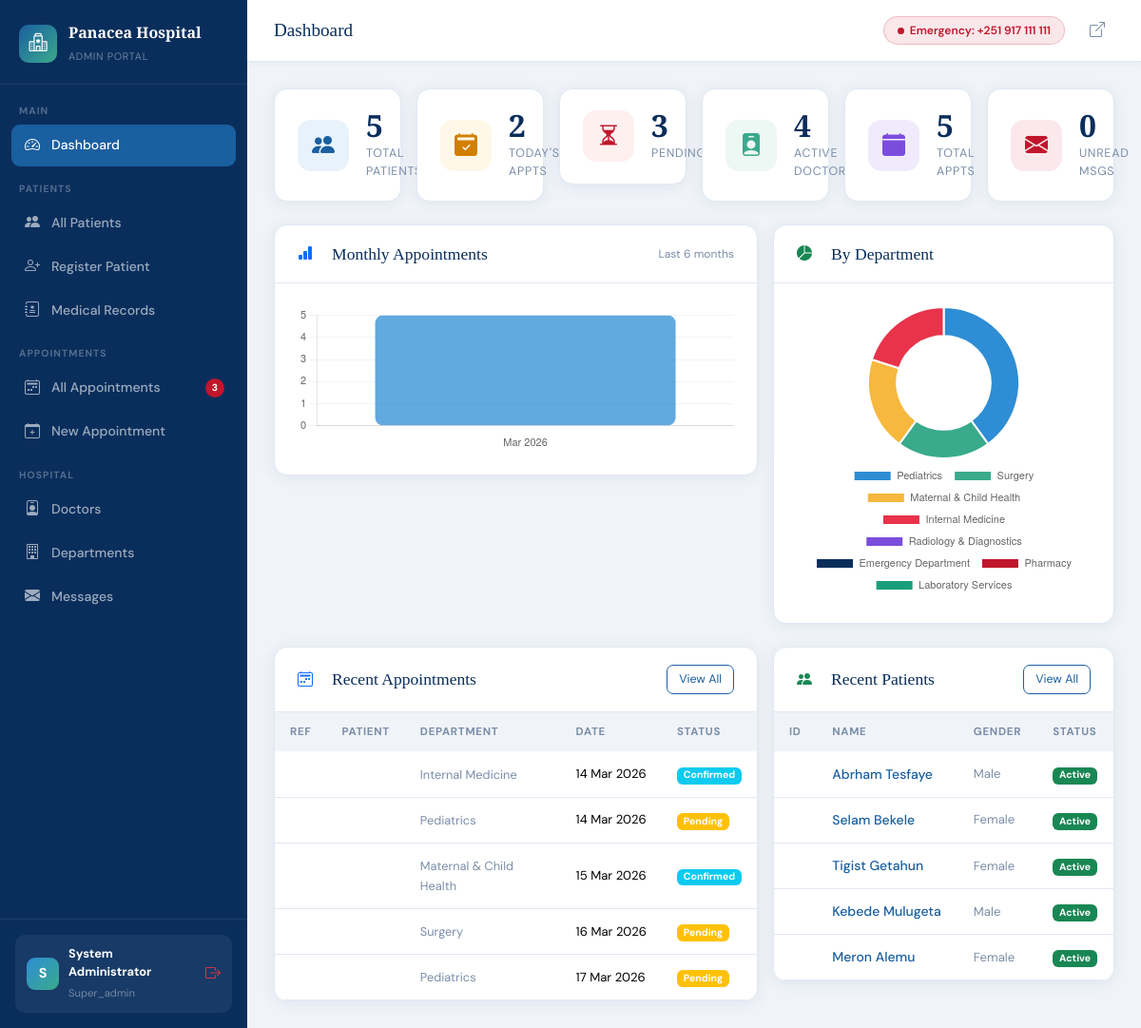
/admin/index.php (signed in), run on the app's committed database.
### tables this page shows
CREATE TABLE appointments (
  id INT UNSIGNED AUTO_INCREMENT PRIMARY KEY,
  patient_id INT UNSIGNED,
  doctor_id INT UNSIGNED,
  department_id INT UNSIGNED NOT NULL,
  appt_date DATE NOT NULL,
  appt_time TIME NOT NULL DEFAULT '08:00:00',
  reason TEXT,
  status ENUM('Pending','Confirmed','Completed','Cancelled','No-Show') DEFAULT 'Pending',
  notes TEXT,
  guest_name VARCHAR(150),
  guest_phone VARCHAR(30),
  guest_email VARCHAR(120),
  source ENUM('Website','Walk-In','Phone','Referral') DEFAULT 'Website',
  created_at TIMESTAMP DEFAULT CURRENT_TIMESTAMP,
  updated_at TIMESTAMP DEFAULT CURRENT_TIMESTAMP ON UPDATE CURRENT_TIMESTAMP,
  FOREIGN KEY (patient_id) REFERENCES patients(id) ON DELETE SET NULL,
  FOREIGN KEY (doctor_id) REFERENCES doctors(id) ON DELETE SET NULL,
  FOREIGN KEY (department_id) REFERENCES departments(id) ON DELETE CASCADE
);

CREATE TABLE departments (
  id INT UNSIGNED AUTO_INCREMENT PRIMARY KEY,
  name VARCHAR(120) NOT NULL,
  description TEXT,
  icon VARCHAR(60),
  created_at TIMESTAMP DEFAULT CURRENT_TIMESTAMP
);

CREATE TABLE patients (
  id INT UNSIGNED AUTO_INCREMENT PRIMARY KEY,
  patient_no VARCHAR(20) UNIQUE NOT NULL,
  full_name VARCHAR(150) NOT NULL,
  date_of_birth DATE,
  gender ENUM('Male','Female','Other') NOT NULL DEFAULT 'Male',
  phone VARCHAR(30) NOT NULL,
  email VARCHAR(120),
  address TEXT,
  blood_type ENUM('A+','A-','B+','B-','AB+','AB-','O+','O-','Unknown') DEFAULT 'Unknown',
  emergency_name VARCHAR(150),
  emergency_phone VARCHAR(30),
  allergies TEXT,
  notes TEXT,
  status ENUM('Active','Inactive','Deceased') DEFAULT 'Active',
  registered_at TIMESTAMP DEFAULT CURRENT_TIMESTAMP,
  updated_at TIMESTAMP DEFAULT CURRENT_TIMESTAMP ON UPDATE CURRENT_TIMESTAMP
);

### admin/index.php (the view, shortened to what this page needs)
<?php
$pageTitle = 'Dashboard';
require_once __DIR__ . '/../includes/layout_header.php';
$pdo = db();
$recentAppts = $pdo->query("
    SELECT a.*, d.name AS dept_name, doc.full_name AS doc_name
    FROM appointments a
    LEFT JOIN departments d   ON a.department_id = d.id
    LEFT JOIN doctors doc     ON a.doctor_id     = doc.id
    ORDER BY a.created_at DESC LIMIT 6
")->fetchAll();
$recentPatients = $pdo->query("
    SELECT * FROM patients ORDER BY registered_at DESC LIMIT 5
")->fetchAll();
$deptData = $pdo->query("
    SELECT d.name, COUNT(a.id) AS total
    FROM departments d
    LEFT JOIN appointments a ON a.department_id = d.id
    GROUP BY d.id ORDER BY total DESC
")->fetchAll();
$monthlyData = $pdo->query("
    SELECT DATE_FORMAT(appt_date,'%b %Y') AS month,
           COUNT(*) AS total
    FROM appointments
    WHERE appt_date >= DATE_SUB(CURDATE(), INTERVAL 6 MONTH)
    GROUP BY YEAR(appt_date), MONTH(appt_date)
    ORDER BY appt_date ASC
")->fetchAll();
?>
<div class="row g-3 mb-4">
  <div class="col-6 col-md-4 col-xl-2">
    <div class="stat-card">
      <div class="stat-ico" style="background:#e8f2fb;color:#1a5fa0"><i class="bi bi-people-fill"></i></div>
      <div>
        <div class="stat-val"><?= number_format($stats['patients']) ?></div>
        <div class="stat-lbl">Total Patients</div>
      </div>
    </div>
  </div>
  <div class="col-6 col-md-4 col-xl-2">
    <div class="stat-card">
      <div class="stat-ico" style="background:#fff8e8;color:#d08000"><i class="bi bi-calendar2-check-fill"></i></div>
      <div>
        <div class="stat-val"><?= $stats['today_appts'] ?></div>
        <div class="stat-lbl">Today's Appts</div>
      </div>
    </div>
  </div>
  <div class="col-6 col-md-4 col-xl-2">
    <div class="stat-card">
      <div class="stat-ico" style="background:#fff0f0;color:#c0162c"><i class="bi bi-hourglass-split"></i></div>
      <div>
        <div class="stat-val"><?= $stats['pending_appts'] ?></div>
        <div class="stat-lbl">Pending</div>
      </div>
    </div>
  </div>
  <div class="col-6 col-md-4 col-xl-2">
    <div class="stat-card">
      <div class="stat-ico" style="background:#edf7f3;color:#3aaa8c"><i class="bi bi-person-badge-fill"></i></div>
      <div>
        <div class="stat-val"><?= $stats['doctors'] ?></div>
        <div class="stat-lbl">Active Doctors</div>
      </div>
    </div>
  </div>
  <div class="col-6 col-md-4 col-xl-2">
    <div class="stat-card">
      <div class="stat-ico" style="background:#f0ebfc;color:#7c4ddc"><i class="bi bi-calendar-fill"></i></div>
      <div>
        <div class="stat-val"><?= number_format($stats['total_appts']) ?></div>
        <div class="stat-lbl">Total Appts</div>
      </div>
    </div>
  </div>
  <div class="col-6 col-md-4 col-xl-2">
    <div class="stat-card">
      <div class="stat-ico" style="background:#fbe8ec;color:#c0162c"><i class="bi bi-envelope-fill"></i></div>
      <div>
        <div class="stat-val"><?= $stats['unread_msgs'] ?></div>
        <div class="stat-lbl">Unread Msgs</div>
      </div>
    </div>
  </div>
</div>
<div class="row g-3 mb-4">
  <div class="col-lg-7">
    <div class="data-card">
      <div class="data-card-head">
        <i class="bi bi-bar-chart-fill text-primary me-2"></i>
        <h5>Monthly Appointments</h5>
        <span style="font-size:.75rem;color:var(--muted)">Last 6 months</span>
      </div>
      <div class="p-4">
        <canvas id="monthlyChart" height="100"></canvas>
      </div>
    </div>
  </div>
  <div class="col-lg-5">
    <div class="data-card">
      <div class="data-card-head">
        <i class="bi bi-pie-chart-fill text-success me-2"></i>
        <h5>By Department</h5>
      </div>
      <div class="p-4">
        <canvas id="deptChart" height="170"></canvas>
      </div>
    </div>
  </div>
</div>
<div class="row g-3">
  <div class="col-lg-7">
    <div class="data-card">
      <div class="data-card-head">
        <i class="bi bi-calendar2-week text-primary me-2"></i>
        <h5>Recent Appointments</h5>
        <a href="<?= ADMIN_URL ?>/appointments.php" class="btn btn-sm btn-outline-primary ms-auto">View All</a>
      </div>
      <div class="table-responsive">
        <table class="table table-hover">
          <thead>
            <tr>
              <th>Ref</th><th>Patient</th><th>Department</th><th>Date</th><th>Status</th>
            </tr>
          </thead>
          <tbody>
            <?php foreach ($recentAppts as $a): ?>
            <tr>
              <td><code style="font-size:.75rem"><?= clean($a['ref_number']) ?></code></td>
              <td><?= clean($a['patient_name']) ?></td>
              <td><span style="font-size:.8rem;color:var(--muted)"><?= clean($a['dept_name']) ?></span></td>
              <td style="white-space:nowrap;font-size:.82rem"><?= date('d M Y', strtotime($a['appt_date'])) ?></td>
              <td><?= statusBadge($a['status']) ?></td>
            </tr>
            <?php endforeach; ?>
          </tbody>
        </table>
      </div>
    </div>
  </div>
  <div class="col-lg-5">
    <div class="data-card">
      <div class="data-card-head">
        <i class="bi bi-people-fill text-success me-2"></i>
        <h5>Recent Patients</h5>
        <a href="<?= ADMIN_URL ?>/patients.php" class="btn btn-sm btn-outline-primary ms-auto">View All</a>
      </div>
      <div class="table-responsive">
        <table class="table table-hover">
          <thead>
            <tr><th>ID</th><th>Name</th><th>Gender</th><th>Status</th></tr>
          </thead>
          <tbody>
            <?php foreach ($recentPatients as $p): ?>
            <tr>
              <td><code style="font-size:.72rem"><?= clean($p['patient_id']) ?></code></td>
              <td>
                <a href="<?= ADMIN_URL ?>/patients.php?action=view&id=<?= $p['id'] ?>"
                   style="color:var(--blue-mid);text-decoration:none;font-weight:500">
                  <?= clean($p['full_name']) ?>
                </a>
              </td>
              <td style="font-size:.82rem;color:var(--muted)"><?= clean($p['gender']) ?></td>
              <td><?= statusBadge($p['status']) ?></td>
            </tr>
            <?php endforeach; ?>
          </tbody>
        </table>
      </div>
    </div>
  </div>
</div>
<script>
const monthlyLabels = <?= json_encode(array_column($monthlyData, 'month')) ?>;
const monthlyVals   = <?= json_encode(array_map('intval', array_column($monthlyData, 'total'))) ?>;
const deptLabels    = <?= json_encode(array_column($deptData, 'name')) ?>;
const deptVals      = <?= json_encode(array_map('intval', array_column($deptData, 'total'))) ?>;
new Chart(document.getElementById('monthlyChart'), {
  type: 'bar',
  data: {
    labels: monthlyLabels,
    datasets: [{
      label: 'Appointments',
      data: monthlyVals,
      backgroundColor: 'rgba(46,141,212,.75)',
      borderRadius: 8, borderSkipped: false,
    }]
  },
  options: {
    plugins: { legend: { display: false } },
    scales: {
      y: { grid: { color: '#f0f4f9' }, ticks: { font: { size: 11 } } },
      x: { grid: { display: false }, ticks: { font: { size: 11 } } }
    }
  }
});
const palette = ['#2e8dd4','#3aaa8c','#f6b83d','#e8334a','#7c4ddc','#0a2e5c','#c0162c','#1a9e7a'];
new Chart(document.getElementById('deptChart'), {
  type: 'doughnut',
  data: {
    labels: deptLabels,
    datasets: [{ data: deptVals, backgroundColor: palette, borderWidth: 2, borderColor: '#fff' }]
  },
  options: {
    plugins: {
      legend: { position: 'bottom', labels: { font: { size: 11 }, padding: 12 } }
    },
    cutout: '62%'
  }
});
</script>
<?php require_once __DIR__ . '/../includes/layout_footer.php'; ?>

### includes/layout_header.php (shortened to what this page needs)
<?php
require_once __DIR__ . '/../includes/helpers.php';
$admin  = currentAdmin();
$stats  = dashStats();
?>
<!DOCTYPE html>
<html lang="en">
<head>
  <link href="https://cdn.jsdelivr.net/npm/bootstrap@5.3.2/dist/css/bootstrap.min.css" rel="stylesheet"/>
  <link href="https://cdn.jsdelivr.net/npm/bootstrap-icons@1.11.3/font/bootstrap-icons.min.css" rel="stylesheet"/>
</head>
<body>
<aside class="sidebar" id="sidebar">
  <div class="sidebar-brand">
    <div class="brand-ico"><i class="bi bi-hospital"></i></div>
    <div class="brand-txt">
      <strong>Panacea Hospital</strong>
      <span>Admin Portal</span>
    </div>
  </div>
  <div class="nav-section">
    <div class="nav-label mt-0">Main</div>
    <div class="nav-item">
      <a href="<?= ADMIN_URL ?>/index.php" class="nav-link <?= ($pageTitle === 'Dashboard') ? 'active' : '' ?>">
        <i class="bi bi-speedometer2"></i> Dashboard
      </a>
    </div>
    <div class="nav-label mt-3">Patients</div>
    <div class="nav-item">
      <a href="<?= ADMIN_URL ?>/patients.php" class="nav-link <?= str_contains($pageTitle ?? '', 'Patient') ? 'active' : '' ?>">
        <i class="bi bi-people-fill"></i> All Patients
      </a>
    </div>
    <div class="nav-item">
      <a href="<?= ADMIN_URL ?>/patients.php?action=add" class="nav-link">
        <i class="bi bi-person-plus"></i> Register Patient
      </a>
    </div>
    <div class="nav-item">
      <a href="<?= ADMIN_URL ?>/records.php" class="nav-link <?= str_contains($pageTitle ?? '', 'Record') ? 'active' : '' ?>">
        <i class="bi bi-journal-medical"></i> Medical Records
      </a>
    </div>
    <div class="nav-label mt-3">Appointments</div>
    <div class="nav-item">
      <a href="<?= ADMIN_URL ?>/appointments.php" class="nav-link <?= str_contains($pageTitle ?? '', 'Appointment') ? 'active' : '' ?>">
        <i class="bi bi-calendar2-week"></i> All Appointments
        <?php if ($stats['pending_appts']): ?>
          <span class="nav-badge"><?= $stats['pending_appts'] ?></span>
        <?php endif; ?>
      </a>
    </div>
    <div class="nav-item">
      <a href="<?= ADMIN_URL ?>/appointments.php?action=add" class="nav-link">
        <i class="bi bi-calendar-plus"></i> New Appointment
      </a>
    </div>
    <div class="nav-label mt-3">Hospital</div>
    <div class="nav-item">
      <a href="<?= ADMIN_URL ?>/doctors.php" class="nav-link <?= str_contains($pageTitle ?? '', 'Doctor') ? 'active' : '' ?>">
        <i class="bi bi-person-badge"></i> Doctors
      </a>
    </div>
    <div class="nav-item">
      <a href="<?= ADMIN_URL ?>/departments.php" class="nav-link <?= str_contains($pageTitle ?? '', 'Department') ? 'active' : '' ?>">
        <i class="bi bi-building"></i> Departments
      </a>
    </div>
    <div class="nav-item">
      <a href="<?= ADMIN_URL ?>/messages.php" class="nav-link <?= str_contains($pageTitle ?? '', 'Message') ? 'active' : '' ?>">
        <i class="bi bi-envelope-fill"></i> Messages
      </a>
    </div>
  </div>
  <div class="sidebar-footer">
    <div class="admin-chip">
      <div class="admin-avatar"><?= strtoupper(substr($admin['name'] ?: $admin['username'], 0, 1)) ?></div>
      <div class="info">
        <strong><?= clean($admin['name'] ?: $admin['username']) ?></strong>
        <span><?= clean($admin['role']) ?></span>
      </div>
      <a href="<?= ADMIN_URL ?>/logout.php" class="ms-auto text-danger" title="Logout" style="text-decoration:none">
        <i class="bi bi-box-arrow-right"></i>
      </a>
    </div>
  </div>
</aside>
<div class="main-wrap">
  <div class="topbar">
    <div class="topbar-title"><?= clean($pageTitle ?? 'Dashboard') ?></div>
    <div class="emergency-pill">
      <div class="dot-pulse"></div>
      Emergency: +251 917 111 111
    </div>
    <a href="<?= SITE_URL ?>/index.php" target="_blank" class="topbar-btn" title="View Website">
      <i class="bi bi-box-arrow-up-right"></i>
    </a>
  </div>
  <div class="content">

### includes/helpers.php (shortened to what this page needs)
<?php
function currentAdmin(): array {
    return [
        'id'       => $_SESSION['admin_id']   ?? 0,
        'username' => $_SESSION['admin_user']  ?? '',
        'name'     => $_SESSION['admin_name']  ?? '',
        'role'     => $_SESSION['admin_role']  ?? '',
    ];
}
function clean(?string $val): string {
    if ($val === null) return '';
    return htmlspecialchars(trim($val), ENT_QUOTES, 'UTF-8');
}
function dashStats(): array {
    $pdo = db();
    return [
        'patients'      => (int)$pdo->query('SELECT COUNT(*) FROM patients')->fetchColumn(),
        'today_appts'   => (int)$pdo->query("SELECT COUNT(*) FROM appointments WHERE appt_date = CURDATE()")->fetchColumn(),
        'pending_appts' => (int)$pdo->query("SELECT COUNT(*) FROM appointments WHERE status='Pending'")->fetchColumn(),
        'unread_msgs'   => (int)$pdo->query("SELECT COUNT(*) FROM contact_messages WHERE is_read=0")->fetchColumn(),
        'doctors'       => (int)$pdo->query("SELECT COUNT(*) FROM doctors WHERE is_active=1")->fetchColumn(),
        'total_appts'   => (int)$pdo->query("SELECT COUNT(*) FROM appointments")->fetchColumn(),
    ];
}
function statusBadge(string $status): string {
    $map = [
        'Pending'    => 'warning',
        'Confirmed'  => 'info',
        'Completed'  => 'success',
        'Cancelled'  => 'danger',
        'No-Show'    => 'secondary',
        'Active'     => 'success',
        'Inactive'   => 'secondary',
        'Discharged' => 'info',
        'Deceased'   => 'dark',
    ];
    $c = $map[$status] ?? 'secondary';
    return "<span class=\"badge bg-$c\">" . clean($status) . '</span>';
}

### includes/layout_footer.php (shortened to what this page needs)
  </div>
</div>
</body>
</html>

### data on the page
appointments: department.name "Internal Medicine", appt_date "14 Mar 2026", status "Confirmed"
appointments: department.name "Pediatrics", appt_date "14 Mar 2026", status "Pending"
appointments: department.name "Maternal & Child Health", appt_date "15 Mar 2026", status "Confirmed"
appointments: department.name "Surgery", appt_date "16 Mar 2026", status "Pending"
appointments: department.name "Pediatrics", appt_date "17 Mar 2026", status "Pending"
patients: full_name "Abrham Tesfaye", gender "Male", status "Active"
patients: full_name "Selam Bekele", gender "Female", status "Active"
patients: full_name "Tigist Getahun", gender "Female", status "Active"
patients: full_name "Kebede Mulugeta", gender "Male", status "Active"
patients: full_name "Meron Alemu", gender "Female", status "Active"

### other printed values
$stats['pending_appts'] "3"
substr($admin['name'] ?: $admin['username'], 0, 1) "S"
$admin['name'] ?: $admin['username'] "System Administrator"
$admin['role'] "Super_admin"
$pageTitle "Dashboard"
$stats['patients'] "5"
$stats['today_appts'] "2"
$stats['doctors'] "4"
$stats['total_appts'] "5"
$stats['unread_msgs'] "0"
chart data {{ json_encode(array_column($deptData, 'name')) }} ["Pediatrics","Surgery","Maternal & Child Health","Internal Medicine","Radiology & Diagnostics","Emergency Department","Pharmacy","Laboratory Services"]
